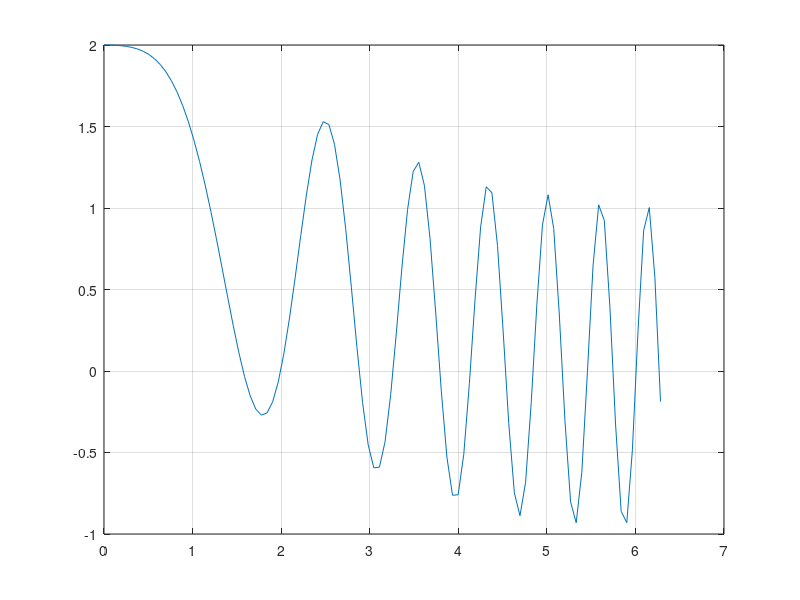

Recreate this plot in MATLAB. (Note: this script raises an error after producing the figure.)
fi=0.1;
x = linspace(0,2*pi,100);
Y = exp(-1*fi.*x.*x)+cos(x.*x);
Y1 = @(x)exp(-1*fi.*x.*x)+cos(x.*x);
plot(x,Y);
grid on;
xr = ginput(2);
[x_m,y_m] = fminbnd(Y1,xr(1,1),xr(2,1));
hold on;
plot(x_m,y_m,'r*',xr(1,1),xr(1,2),'g*',xr(2,1),xr(2,2),'g*');
hold off;

%%
a1=1;
b1=2;
x = linspace(0,2*pi/3,100);
Y = 1./(a1.*cos(x)+b1.*sin(x)).^2;
Y1 =@(x)1./(a1.*cos(x)+b1.*sin(x)).^2;
plot(x,Y);
grid on;
xr = ginput(2);
[x_m,y_m] = fminbnd(Y1,xr(1,1),xr(2,1));
hold on;
plot(x_m,y_m,'r*',xr(1,1),xr(1,2),'g*',xr(2,1),xr(2,2),'g*');
hold off;


%%
x = linspace(0,4,100);
Y = 2-abs(x).*exp(-abs(x-1));
Y1 =@(x)2-abs(x).*exp(-abs(x-1));
plot(x,Y);
grid on;
xr = ginput(2);
[x_m,y_m] = fminbnd(Y1,xr(1,1),xr(2,1));
hold on;
plot(x_m,y_m,'r*',xr(1,1),xr(1,2),'g*',xr(2,1),xr(2,2),'g*');
hold off;


%%

x = linspace(0,2*pi,100);
Y = 1 - sin(2*x) + 1 - sin(4*x) + 1 - sin(6*x);
Y1 = @(x)1 - sin(2*x) + 1 - sin(4*x) + 1 - sin(6*x);
plot(x,Y);
grid on;
xr = ginput(2);
[x_m,y_m] = fminbnd(Y1,xr(1,1),xr(2,1));
hold on;
plot(x_m,y_m,'r*',xr(1,1),xr(1,2),'g*',xr(2,1),xr(2,2),'g*');
hold off;


